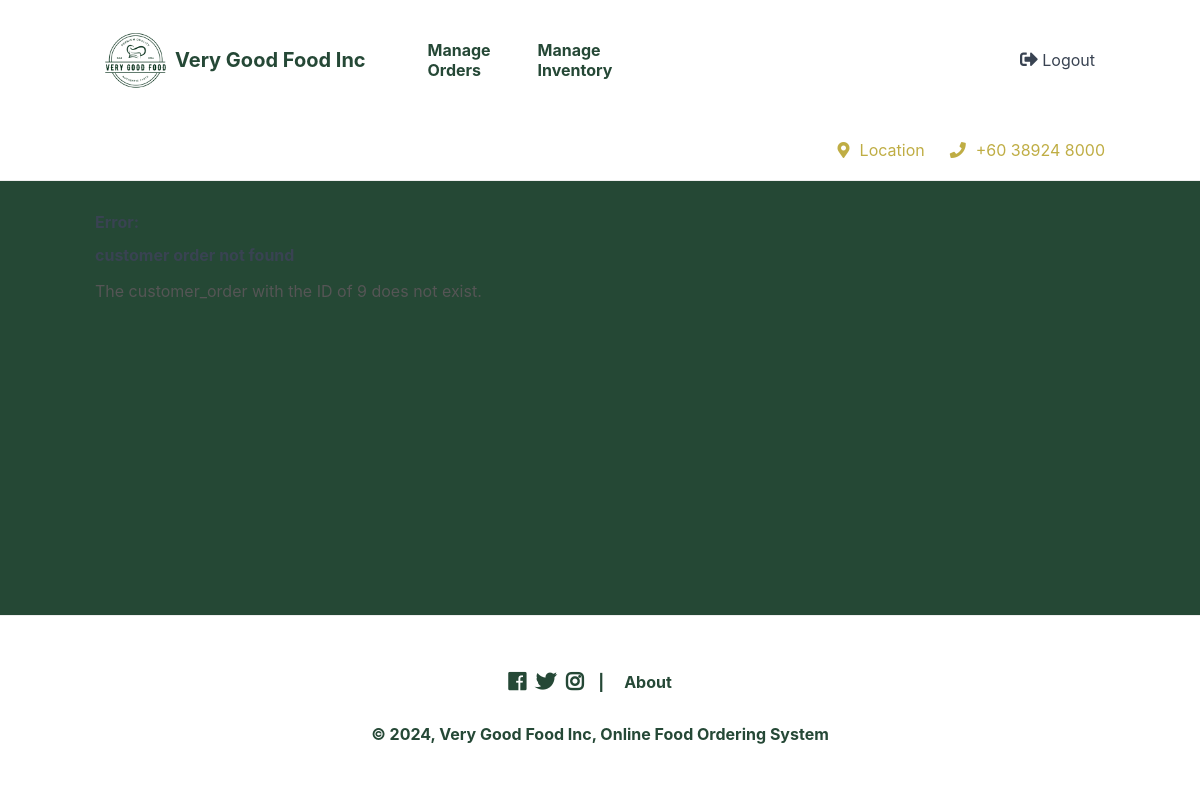
The app's page /index.php?page=vieworder&order_id=9 (signed in), older data.
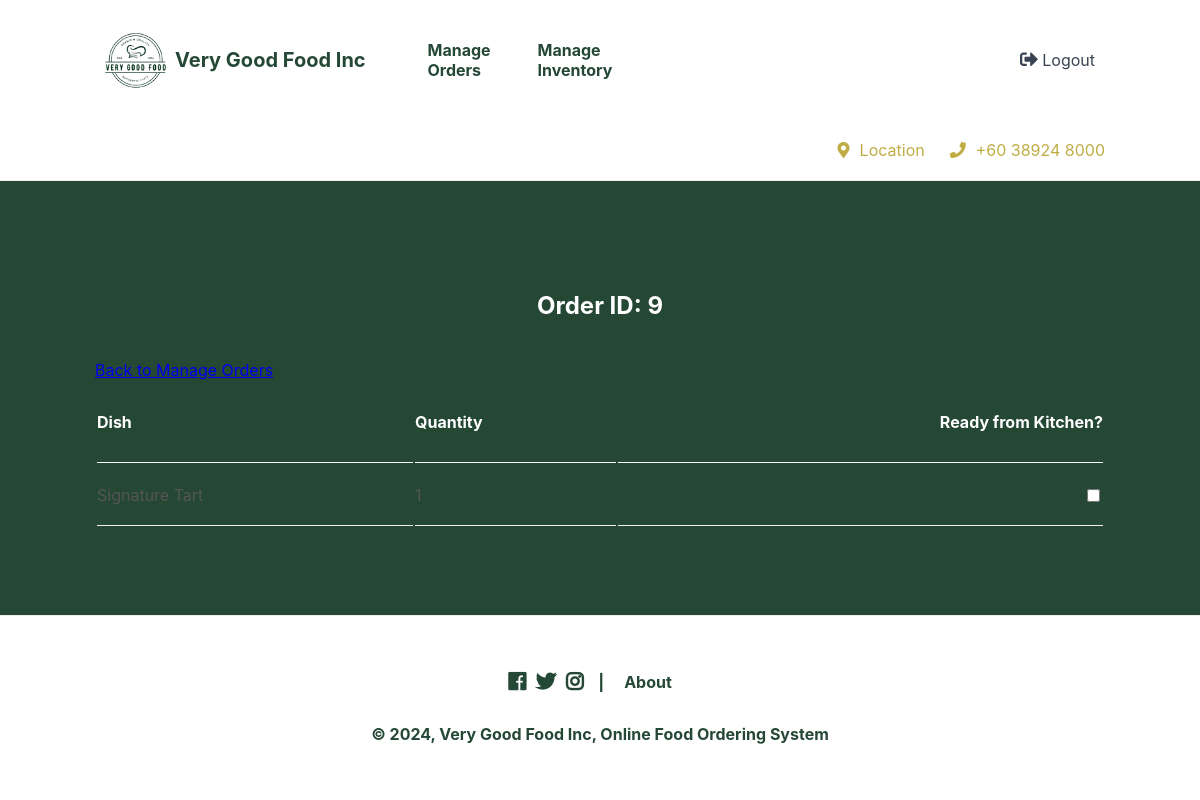
The same page, newer data.
### tables this page shows
CREATE TABLE `customer_orders_products` (
  `order_id` int(11) NOT NULL,
  `dish_id` int(11) NOT NULL,
  `order_quantity` int(11) NOT NULL
);

### vieworder.php (the view, shortened to what the changed rows need)
<?php
if (isset($_GET['order_id'])) {
    $stmt = $pdo->prepare('SELECT dish_id, order_quantity FROM customer_orders_products WHERE order_id = ?');
    $stmt->execute([$_GET['order_id']]);
    $customer_order = $stmt->fetchALL(PDO::FETCH_ASSOC);
    if (!$customer_order) {
        error_page('customer order not found', 'The customer_order with the ID of ' . $_GET['order_id'] . ' does not exist.');
        exit();
    }
} else {
    error_page('customer order ID not specified', 'The customer_order ID is required to display a customer order.');
    exit();
}
$names = array();
if ($stmt = $pdo->prepare('SELECT id, name FROM dishes')) {
    $stmt->execute();
    $results = $stmt->fetchAll(PDO::FETCH_ASSOC);
    foreach ($results as $result) {
        $names[$result['id']] = $result['name'];
    }
} else {
    error_log('Cannot prepare sql statement for dishes table.');
    exit();
}
?>
<?=template_header('View Order')?>
<div class="cart content-wrapper">
    <div>
        <h1 class="name">Order ID: <?=$_GET['order_id']?></h1>
        <a href="index.php?page=manageorders" class="btn">Back to Manage Orders</a>
        <table>
        <thead>
            <tr>
                <td>Dish</td>
                <td>Quantity</td>
                <td>Ready from Kitchen?</td>
            </tr>
        </thead>
        <tbody>
        <?php foreach ($customer_order as $item): ?>
        <tr>
            <td><?=$names[$item['dish_id']]?></td>
            <td><?=$item['order_quantity']?></td>
            <td><input type="checkbox" class="dish-checkbox" value="<?=$item['dish_id']?>" onchange="updateLocalStorage(this)" <?php echo (isset($_SESSION['selected_dishes'][$item['dish_id']]) && $_SESSION['selected_dishes'][$item['dish_id']] === true) ? 'checked' : '' ?>></td>
        </tr>
        <?php endforeach; ?>
        </tbody>
        </table>
    </div>
</div>
<?=template_footer()?>

### functions.php (shortened to what the changed rows need)
<?php
function template_header($title) {
$num_items_in_cart = isset($_SESSION['cart']) ? ($_SESSION['cart']['num_items_in_cart']) : 0;
$name = isset($_SESSION['username']) ? (htmlspecialchars($_SESSION['username'], ENT_QUOTES)) : "";
$greeting = isset($_SESSION['loggedin']) && ($_SESSION['role'] == 'customer') ? "<h2>Hi $name, what are you craving?</h2>" : "";
$home = isset($_SESSION['loggedin']) && ($_SESSION['role'] == 'customer') ? "<a href=\"index.php\">Menu</a>" : "";
$products = isset($_SESSION['loggedin']) && ($_SESSION['role'] == 'customer') ? "<a href=\"index.php?page=products\">Items</a>" : "";
$profile = isset($_SESSION['loggedin']) && ($_SESSION['role'] == 'customer') ? "<a href=\"index.php?page=profile\">Profile</a>" : "";
$orders = isset($_SESSION['loggedin']) && ($_SESSION['role'] == 'customer') ? "<a href=\"index.php?page=orders\">Orders</a>" : "";
$register = isset($_SESSION['loggedin']) ? "" : "<a href=\"register.php\">Register</a>";
$login = isset($_SESSION['loggedin']) ? "" : "<a href=\"login.php\">Login</a>";
$logout = isset($_SESSION['loggedin']) ? "<a href=\"logout.php\"><i class=\"fas fa-sign-out-alt\"></i> Logout</a>" : "";
$cart = isset($_SESSION['loggedin']) && ($_SESSION['role'] == 'customer') ? "<a href=\"index.php?page=cart\"><i class=\"fas fa-shopping-cart\"></i><span>$num_items_in_cart</span></a>" : "";
$manageorders = isset($_SESSION['loggedin']) && ($_SESSION['role'] == 'employee') ? "<a href=\"index.php?page=manageorders\">Manage Orders</a>" : "";
$managedishes = isset($_SESSION['loggedin']) && ($_SESSION['role'] == 'employee') ? "<a href=\"index.php?page=managedishes\">Manage Inventory</a>" : "";
echo <<<EOT
<!DOCTYPE html>
<html>
	<head>
		<meta charset="utf-8">
		<title>$title</title>
		<link href="style.css" rel="stylesheet" type="text/css">
		<link rel="stylesheet" href="https://use.fontawesome.com/releases/v5.7.1/css/all.css">
        <script src="main.js" defer></script>
    </head>
	<body>
        <header>
            <div class="content-wrapper">
                <img src="imgs/logo.png" alt="Logo" style="height: 80px;">
                <h1>Very Good Food Inc</h1>
                <nav>
                    $home
                    $products
                    $profile
                    $orders
                    $login
                    $register
                    $manageorders
                    $managedishes
                </nav>
                <div class="link-icons">$cart</div>
                <div class="link-icons">$logout</div>
            </div>
            <div class="content-wrapper">
                <div class="greeting">
                    $greeting
                </div>
                <a href="https://www.google.com/maps/place/2%C2%B056'37.7%22N+101%C2%B052'24.2%22E/@2.9438054,101.8708251,17z/data=!3m1!4b1!4m4!3m3!8m2!3d2.9438!4d101.8734?hl=en&entry=ttu" class="location-link" id="locationLink" target="_blank"><i class="fas fa-map-marker-alt"></i>Location</a>
                <a href="" class="phone-link"><i class="fas fa-phone"></i>+60 38924 8000</a>
            </div>
        </header>
        <main>
EOT;
}
function template_footer() {
$about = "<a href=\"about.php\">About</a>";
$year = date('Y');
echo <<<EOT
        </main>
        <footer>
            <div class="content-wrapper">
                <nav>
                    <div class="social-icons">
                        <i class="fab fa-facebook"></i>
                        <i class="fab fa-twitter"></i>
                        <i class="fab fa-instagram"></i>
                    </div>
                    <p>|</p>
                    $about
                </nav>
                <p>&copy; $year, Very Good Food Inc, Online Food Ordering System</p>
            </div>
        </footer>
    </body>
</html>
EOT;
}
function error_page($title, $message) {
template_header('Error');
echo <<<EOT
    <div class="content-wrapper">
        <h1>Error:</h1>
        <h2>$title</h2>
        <p>$message</p>
    </div>
EOT;
}
template_footer();
?>

Row changes from the older to the newer data that the page shows:
added customer_orders_products: dish "Signature Tart", order_quantity "1"
Text that changed along with them:
$_GET['order_id']: (not shown) → "9"
$message: "The customer_order with the ID of 9 does not exist." → (not shown)
text now shown: "Order ID: Back to Manage Orders Dish Quantity Ready from Kitchen?"
